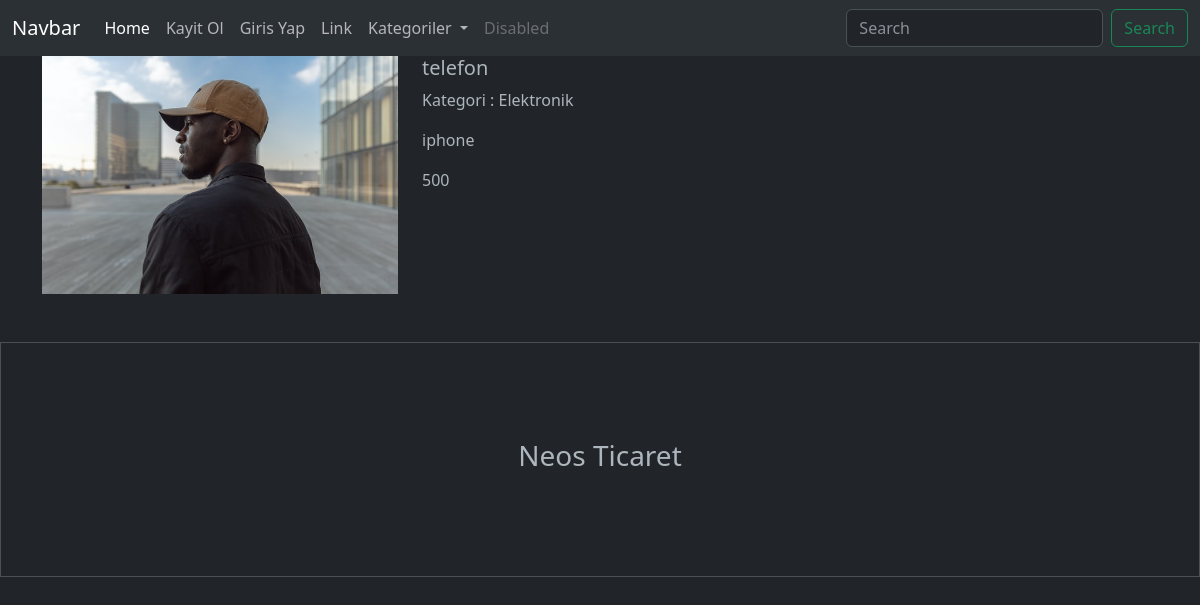
The app's page /urun-detay/1 with its own data.
### urunler/models.py (models this page shows, shortened)
class Urun(models.Model):
    satici = models.ForeignKey(User , on_delete=models.CASCADE , null=True)
    kategori = models.ForeignKey(Kategori , on_delete=models.SET_NULL , null=True)
    altkategori = models.ManyToManyField(AltKategori)
    seriNo = models.OneToOneField(Tek , on_delete = models.CASCADE , null=True , blank=True)
    isim = models.CharField(max_length=100)
    aciklama = models.TextField(max_length=1000)
    fiyat = models.IntegerField()
    resim = models.FileField(upload_to='urunler/', null=True)

class Kategori(models.Model):
    isim = models.CharField(max_length=100)

### urunler/views.py (the view)
# urls.py: path('urun-detay/<int:urunId>' , product , name='urun'),
def product(request , urunId):
    urunum = Urun.objects.get(id = urunId)
    context = {
        'urun':urunum
    }
    return render(request , 'urun.html' , context)

### urunler/templates/urun.html (shortened to what this page needs)
{% extends "index.html" %}
{% load static%}
      {% block content %}
      <div class="container">
        <div class="row">
            <div class="col-4">
                <img src="{{urun.resim.url}}" width="100%" alt="">
            </div>
            <div class="col-8">
                <h5>{{urun.isim}}</h5>
                <p>Kategori : {{urun.kategori.isim}}</p>
                <p>{{urun.aciklama}}</p>
                <p>{{urun.fiyat}}</p>
            </div>
        </div>
      </div>
      {% endblock content %}

### records on screen
Urun: resim (picture), isim "telefon", kategori.isim "Elektronik", aciklama "iphone", fiyat "500"
